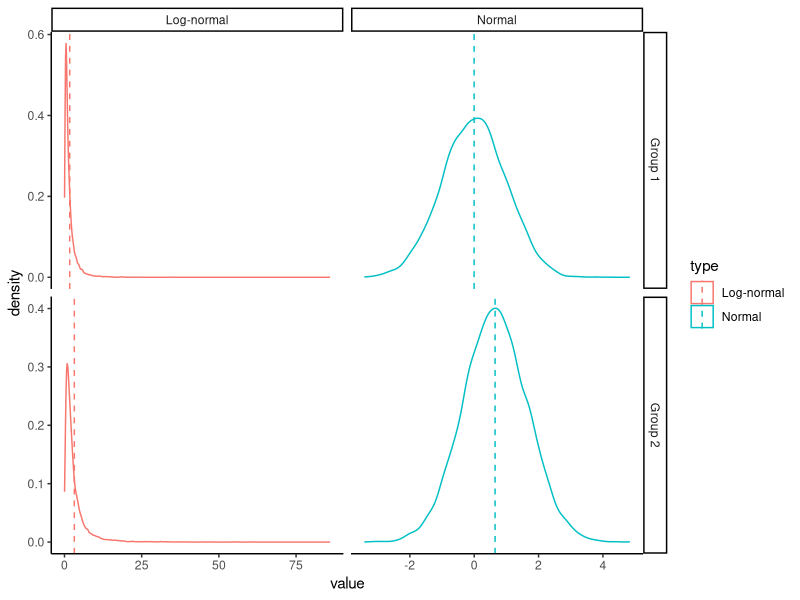
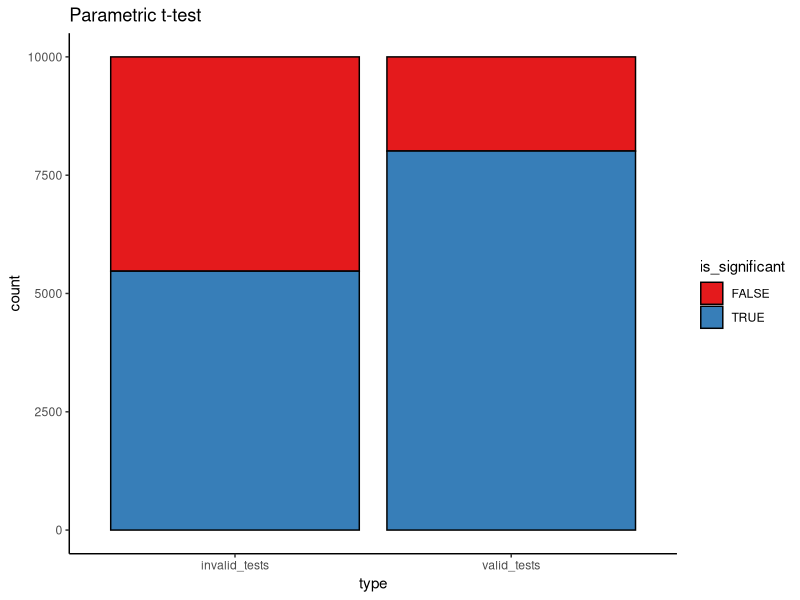
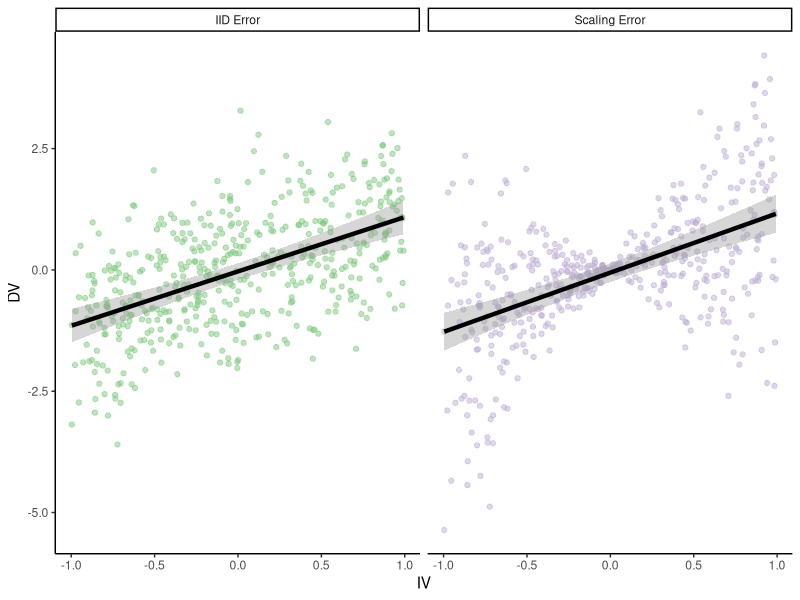
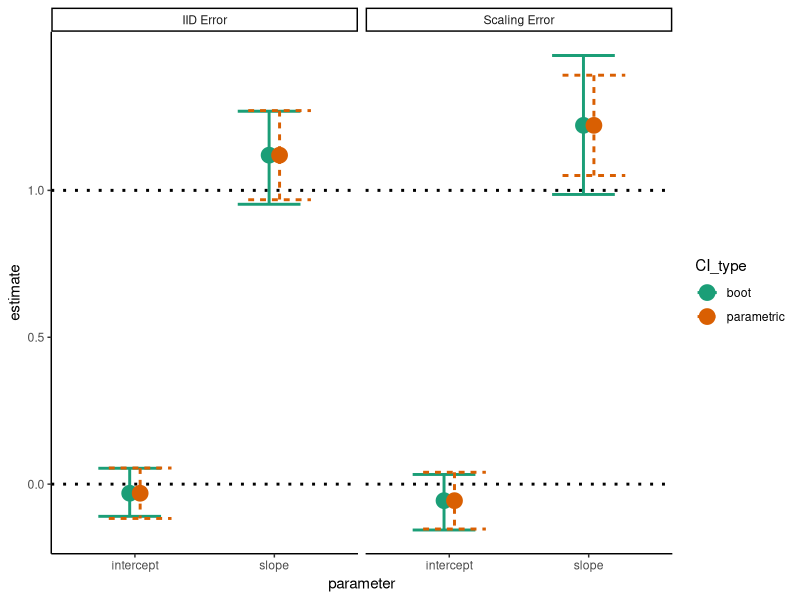
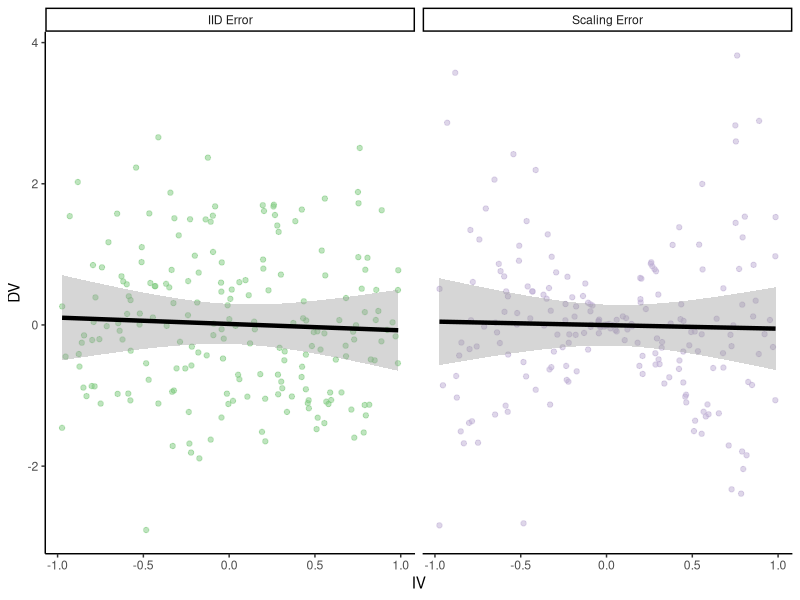
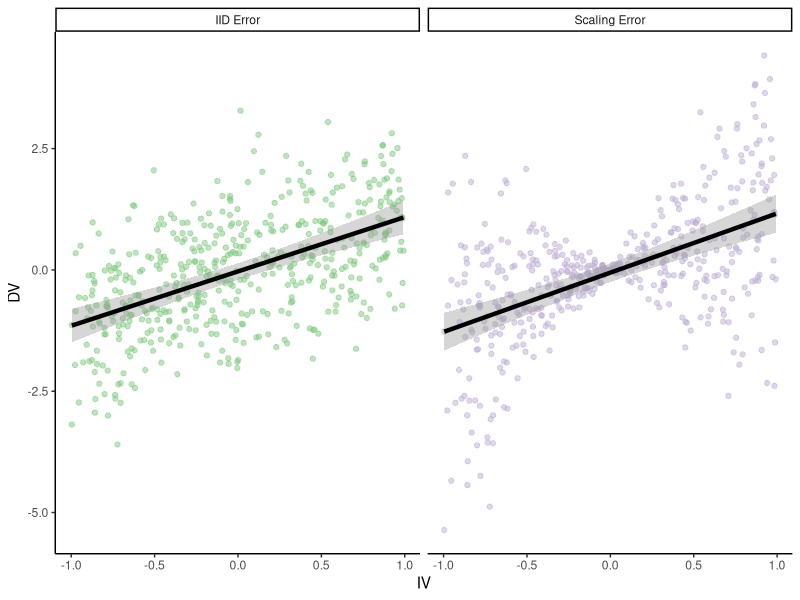
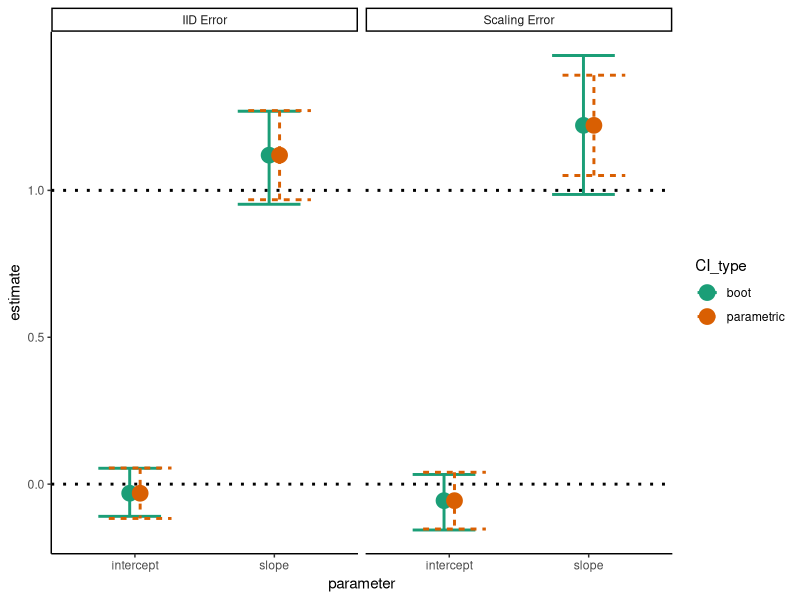
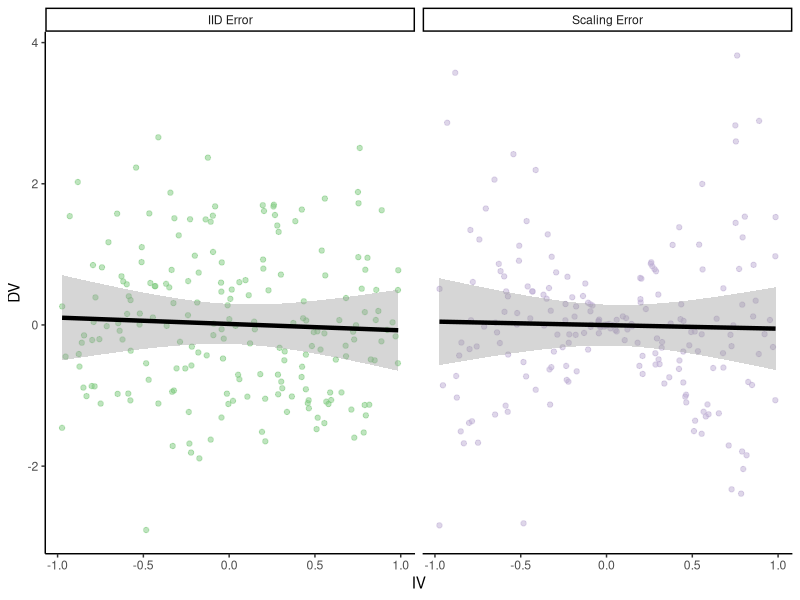

The R source for these figures, in order: (Note: a time limit stopped this script after it produced the figures.)
## ---- chunk 1
library(tidyverse)
library(boot)
## ---- chunk 2
theme_set(theme_classic())
## ---- chunk 3
parametric_plotting_data = data.frame(group = rep(rep(c("Group 1", "Group 2"), each=10000), 2),
                                      type = rep(c("Normal", "Log-normal"), each=20000),
                                      value = c(rnorm(10000, 0, 1),  # normal 1
                                                rnorm(10000, 0.66, 1),  # normal 2
                                                exp(rnorm(10000, 0, 1)),  # Non-normal 1
                                                exp(rnorm(10000, 0.66, 1))))  # Non-normal 2

## ---- chunk 4
ggplot(parametric_plotting_data, aes(x=value, color=type)) +
  geom_density() +
  geom_vline(data=parametric_plotting_data %>%
               group_by(group, type) %>%
               summarize(mean_value = mean(value), sd_value = sd(value)),
             aes(xintercept=mean_value, color=type), linetype=2) +
  facet_grid(group ~ type, scales="free")
## ---- chunk 5
gen_data_and_test = function(num_observations_per) {
x = rnorm(num_observations_per, 0, 1.1)
y = rnorm(num_observations_per, 1, 1.1)

pnormal = t.test(x, y)$p.value

# what if the data are log-normally distributed?
x = exp(rnorm(num_observations_per, 0, 1.1))
y = exp(rnorm(num_observations_per, 1, 1.1))

pnotnormal = t.test(x, y)$p.value 
return(c(pnormal, pnotnormal))
}

parametric_issues_demo = function(num_tests, num_observations_per) {
  replicate(num_tests, gen_data_and_test(num_observations_per))
}
## ---- chunk 6
set.seed(0) # ensures we get the same results each time we run it

num_tests = 10000 # how many datasets to generate/tests to run
num_observations_per = 20 # how many obsservations in each dataset

parametric_issues_results = parametric_issues_demo(num_tests=num_tests, 
                                                   num_observations_per=num_observations_per)




parametric_issues_d = data.frame(valid_tests = parametric_issues_results[1,],
                                 invalid_tests = parametric_issues_results[2,],
                                 iteration=1:num_tests) %>%
  gather(type, p_value, contains("tests")) %>%
  mutate(is_significant = p_value < 0.05)

# Number significant results with normally distributed data
sum(parametric_issues_results[1,] < 0.05)

# number of significant results with log-normally distributed data
sum(parametric_issues_results[2,] < 0.05)
## ---- chunk 7
ggplot(parametric_issues_d, aes(x=type, fill=is_significant)) +
  geom_bar(stat="count", color="black") +
  scale_fill_brewer(palette="Set1") +
  labs(title="Parametric t-test")
## ---- chunk 8
boot_mean_diff_test = function(x, y) {
  boot_iterate = function(x, y) {
    x_samp = sample(x, 
                    length(x), 
                    replace=T)
    y_samp = sample(y, 
                    length(y), 
                    replace=T)
    mean_diff = mean(y_samp) - mean(x_samp)
    return(mean_diff)
  }
  boots = replicate(100, boot_iterate(x, y))
  quants = quantile(boots, probs=c(0.025, 0.925))
  return(sign(quants[1]) == sign(quants[2]))

}
## ---- chunk 9
gen_data_and_boot_test = function(num_observations_per) {
x = rnorm(num_observations_per, 0, 1.1)
y = rnorm(num_observations_per, 1, 1.1)

pnormal = boot_mean_diff_test(x, y)

# what if the data are log-normally distributed?
x = exp(rnorm(num_observations_per, 0, 1.1))
y = exp(rnorm(num_observations_per, 1, 1.1))

pnotnormal = boot_mean_diff_test(x, y)
return(c(pnormal, pnotnormal))
}

boot_results = replicate(num_tests, gen_data_and_boot_test(num_observations_per))
sum(boot_results[1,])
sum(boot_results[2,])
## ---- chunk 10
num_points = 500
true_intercept = 0
true_slope = 1.
set.seed(0)
parametric_ci_data = data.frame(IV = rep(runif(num_points,  -1, 1), 2),
                                type = rep(c("IID Error", "Scaling Error"), each=num_points),
                                error = rep(rnorm(num_points, 0, 1), 2)) %>%
  mutate(DV = ifelse(
    type == "IID Error",
    true_slope*IV + error,
    true_slope*IV + 2*abs(IV)*error)) # error increases proportional to distance from 0 on the IV

## ---- chunk 11
ggplot(parametric_ci_data,
       aes(x=IV, y=DV, color=type)) +
  geom_point(alpha=0.5) +
  geom_smooth(method="lm", se=T, color="black", 
              size=1.5, level=0.9999) + # inflating the confidence bands a bit
                                       # to show their distribution is similar
  scale_color_brewer(palette="Accent") +
  facet_wrap(~type) +
  guides(color=F)
## ---- chunk 12
ggsave("figures/error_dist_non_null.png", width=5, height=3)
## ---- chunk 13
summary(lm(DV ~ IV, parametric_ci_data %>% filter(type=="IID Error")))
summary(lm(DV ~ IV, parametric_ci_data %>% filter(type=="Scaling Error")))
## ---- chunk 14
ex2_lm_bootstrap_CIs = function(data, R=1000) {
  lm_results = summary(lm(DV ~ IV, data=data))$coefficients
  bootstrap_coefficients = function(data, indices) {
    linear_model = lm(DV ~ IV, 
                      data=data[indices,]) # will select a bootstrap sample of the data
    return(linear_model$coefficients)
  }

  boot_results = boot(data=data,
                      statistic=bootstrap_coefficients,
                      R=R)
  boot_intercept_CI = boot.ci(boot_results, index=1, type="bca")
  boot_slope_CI = boot.ci(boot_results, index=2, type="bca")
  return(data.frame(intercept_estimate=lm_results[1, 1],
                    intercept_SE=lm_results[1,2],
                    slope_estimate=lm_results[2, 1],
                    slope_SE=lm_results[2,2],
                    intercept_boot_CI_low=boot_intercept_CI$bca[4],
                    intercept_boot_CI_hi=boot_intercept_CI$bca[5],
                    slope_boot_CI_low=boot_slope_CI$bca[4],
                    slope_boot_CI_hi=boot_slope_CI$bca[5]))
}
## ---- chunk 15
set.seed(0) # for bootstraps
coefficient_CI_data = parametric_ci_data %>%
  group_by(type) %>%
  do(ex2_lm_bootstrap_CIs(.)) %>%
  ungroup() 
## ---- chunk 16
coefficient_CI_data = coefficient_CI_data %>%
  gather(variable, value, -type) %>%
  separate(variable, c("parameter", "measurement"), extra="merge") %>%
  spread(measurement, value) %>%
  mutate(parametric_CI_low=estimate-1.96*SE,
         parametric_CI_hi=estimate+1.96*SE) %>%
  gather(CI_type, value, contains("CI")) %>%
  separate(CI_type, c("CI_type", "high_or_low"), extra="merge") %>%
  spread(high_or_low, value)
## ---- chunk 17
ggplot(data=coefficient_CI_data, aes(x=parameter, color=CI_type, y=estimate, ymin=CI_low, ymax=CI_hi, linetype=CI_type)) +
  geom_hline(data=data.frame(parameter=c("intercept", "slope"),
                             estimate=c(true_intercept, true_slope)), 
             mapping=aes(yintercept=estimate),
             size=1, linetype=3) +
  geom_point(size=5, position=position_dodge(width=0.15)) +
  geom_errorbar(position=position_dodge(width=0.15), size=1) +
  facet_grid(~type) + 
  scale_y_continuous(breaks=c(0, 0.5, 1)) +
  scale_color_brewer(palette="Dark2")
## ---- chunk 18
ggsave("figures/error_dist_CI_example.png", width=5, height=3)
## ---- chunk 19
num_points = 200
true_intercept = 0
true_slope = 0.
set.seed(0)
parametric_ci_data = data.frame(IV = rep(runif(num_points,  -1, 1), 2),
                                type = rep(c("IID Error", "Scaling Error"), each=num_points),
                                error = rep(rnorm(num_points, 0, 1), 2)) %>%
  mutate(DV = ifelse(
    type == "IID Error",
    true_slope*IV + error,
    true_slope*IV + 2*abs(IV)*error)) # error increases proportional to distance from 0 on the IV

## ---- chunk 20
ggplot(parametric_ci_data,
       aes(x=IV, y=DV, color=type)) +
  geom_point(alpha=0.5) +
  geom_smooth(method="lm", se=T, color="black", 
              size=1.5, level=0.9999) + # inflating the confidence bands a bit
                                       # to show their distribution is similar
  scale_color_brewer(palette="Accent") +
  facet_wrap(~type) +
  guides(color=F)
## ---- chunk 21
ggsave("figures/error_dist_null.png", width=5, height=3)
## ---- chunk 22
error_dist_null_sample = function(num_points) {
  true_intercept = 0
  true_slope = 0
  # We'll sample only for the scaling error case, we know IID works 
  this_data = data.frame(IV = runif(num_points,  -1, 1),
                         error = rnorm(num_points, 0, 1)) %>%
    mutate(DV = true_slope*IV + 2*abs(IV)*error) # error increases proportional to distance from 0 on the IV

  coefficient_CI_data = ex2_lm_bootstrap_CIs(this_data,
                                             R=500) # take fewer bootstrap samples, to speed things up
  
  coefficient_CI_data = coefficient_CI_data %>%
    gather(variable, value) %>%
    separate(variable, c("parameter", "measurement"), extra="merge") %>%
    spread(measurement, value) %>%
    mutate(parametric_CI_low=estimate-1.96*SE,
           parametric_CI_hi=estimate+1.96*SE) %>%
    gather(CI_type, value, contains("CI")) %>%
    separate(CI_type, c("CI_type", "high_or_low"), extra="merge") %>%
    spread(high_or_low, value) %>%
    mutate(significant = sign(CI_hi) == sign(CI_low)) %>%
    select(parameter, CI_type, significant)
  return(list(coefficient_CI_data))
}
## ---- chunk 23
num_simulations = 500
num_points = 200
set.seed(0)
noise_dist_simulation_results = replicate(num_simulations, error_dist_null_sample(num_points)) %>%
  bind_rows()
## ---- chunk 24
ggplot(noise_dist_simulation_results, aes(x=CI_type, fill=significant)) +
  geom_bar(stat="count", color="black") +
  scale_fill_brewer(palette="Set1", direction=-1) + 
  facet_wrap(~parameter) +
  scale_y_continuous(breaks=c(0, 0.05*num_simulations, num_simulations),
                     labels=c("0%", expression(Nominal ~ alpha), "100%")) +
  labs(x="CI Type",
       y="Proportion significant") +
  geom_hline(yintercept=0.05*num_simulations, linetype=2)
## ---- chunk 25
ggsave("figures/error_dist_proportion_significant.png", width=5, height=3)
## ---- chunk 26
noise_dist_simulation_results %>%
  count(parameter, CI_type, significant) %>%
  mutate(prop=n/num_simulations)
